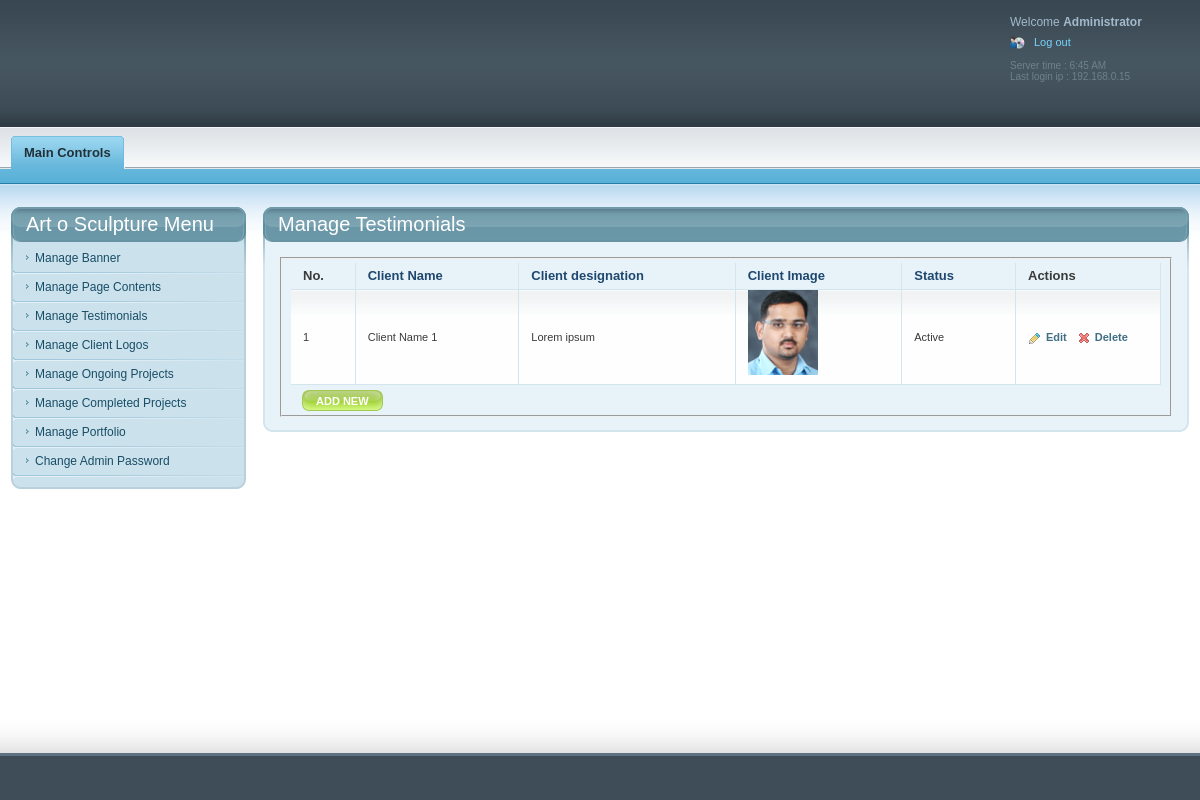
The page /code/admin/manage_testimonial.php (signed in) on the database its author committed.
### tables this page shows
CREATE TABLE `testimonials` (
  `testimonial_id` int(10) NOT NULL AUTO_INCREMENT,
  `client_name` varchar(255) NOT NULL,
  `client_designation` text NOT NULL,
  `testimonial_desc` text NOT NULL,
  `client_thumb` varchar(255) NOT NULL,
  `client_big` varchar(255) NOT NULL,
  `status` enum('Y','N') NOT NULL DEFAULT 'Y',
  PRIMARY KEY (`testimonial_id`)
);

### code/admin/manage_testimonial.php (the view, shortened to what this page needs)
<?php
include("include/header.php");
?>
<div id="page">
	<div class="inner">
   <?php
   if($_REQUEST['flag'] == "edit" || $_REQUEST['flag'] == "add")
   {
   		$show=mysql_fetch_array(mysql_query("select * from `testimonials` where `testimonial_id` = '$_REQUEST[edit_id]'"));
   ?>
        <div class="section">
            <div class="title_wrapper">
                <h2>Manage Testimonials</h2>
                <span class="title_wrapper_left"></span>
                <span class="title_wrapper_right"></span>
            </div>
            <div class="section_content">
                <div class="sct">
                    <div class="sct_left">
                        <div class="sct_right">
                            <div class="sct_left">
                                <div class="sct_right">
                                    <form action="<?php echo $_SERVER['PHP_SELF']; ?>" class="search_form general_form" method="post" enctype="multipart/form-data">
                                    	<input type="hidden" name="testimonial_id" value="<?php echo $show['testimonial_id']; ?>"/>
									<?php
                                    if($_REQUEST['flag'] =="add")
                                    {
                                    ?>
                                        <input type="hidden" name="flag" value="1"/>
                                    <?php
                                    }
                                    else
                                    {
                                    ?>
                                    	<input type="hidden" name="flag" value="2"/>
                                    <?php
                                    }
                                    ?>
                                        <fieldset>
                                            <div class="forms">
                                            	<div class="row">
                                                	<label style="width:120px;">Client Name:</label>
                                                	<div class="inputs">
                                                    	<span class="input_wrapper">
                                                        	<input class="text" name="client_name" type="text" value="<?php echo stripslashes($show['client_name']); ?>" />
                                                        </span>
                                                	</div>
                                            	</div>
                                                <div class="row">
                                                	<label style="width:120px;">Client Designation:</label>
                                                	<div class="inputs">
                                                    	<span class="input_wrapper" style="width:300px;">
                                                        	<input class="text" name="client_designation" type="text" value="<?php echo stripslashes($show['client_designation']); ?>" />
                                                        </span>
                                                	</div>
                                            	</div>
                                                <div class="row">
                                                	<label style="width:130px;">Client Image:</label>
                                                	<div class="inputs">
                                                    	<span class="input_wrapper blank">
                                                        	<img src="<?php echo $show['client_thumb'] ?>" width="70" alt="<?php echo $show['client_name'] ?>">&nbsp;<input class="text" name="banner_image" id="banner_image" type="file"/>
                                                        </span>
                                                	</div>
                                            	</div>
                                              <div class="row" style="margin-bottom:20px; height:300px;">
                                                    <label style="width:120px;">News Description:</label>
                                                  <div class="inputs"><span class="input_wrapper textarea_wrapper blank">
                                                    <textarea class="text" name="testimonial_desc" id="ajaxfilemanager" ><?php echo stripslashes($show['testimonial_desc']); ?></textarea>
                                                  </span></div>
                                              </div>
  												<div class="row">
                                                	<label style="width:120px;">Status:</label>
                                                	<div class="inputs">
                                                    	<span class="input_wrapper_blank">
                                                        	<input name="status" type="radio" value="Y"
															<?php if($_REQUEST['flag'] == "edit")
																	{
																		if($show['status'] == "Y")
																		{
																			echo "checked";
																		}
																	}
																	if($_REQUEST['flag'] == "add")
																	{
																		echo "checked";
																	}
															   ?> />&nbsp;Yes&nbsp;&nbsp;
                                                            <input name="status" type="radio" value="N"
															<?php if($show['status'] == "N")
															{
																echo "checked";
															}
																?> />&nbsp;No
                                                        </span>
                                                	</div>
                                            	</div>
                                            	<div class="row">
                                                <div class="buttons">
                                                    <ul style="list-style-type:none;">
                                                        <li><span class="button send_form_btn"><span><span><?php if($_REQUEST['flag'] == "add"){ ?>SAVE<?php }
														if($_REQUEST['flag'] == "edit")
														{ ?>UPDATE<?php } ?></span></span>
                                                        <input name="" type="submit" /></span></li>
                                                        <li><span class="button cancel_btn"><span><span>CANCEL</span></span>
                                                        <input name="" type="button" onclick="location.href='manage_testimonial.php'" /></span></li>
                                                    </ul>
                                                </div>
                                            </div>
                                           </div>
                                        </fieldset>
                                    </form>
                                </div>
                            </div>
                        </div>
                    </div>
                </div>
                <span class="scb"><span class="scb_left"></span><span class="scb_right"></span></span>
            </div>
		</div>
  <?php
  	}
	else
	{
		$sql=mysql_query("select * from `testimonials` order by `testimonial_id`");
  ?>
     	<div class="section">
    		<div class="title_wrapper">
        		<h2>Manage Testimonials</h2>
       			<span class="title_wrapper_left"></span>
        		<span class="title_wrapper_right"></span>
    		</div>
			<div class="section_content">
                <div class="sct">
                    <div class="sct_left">
                        <div class="sct_right">
                            <div class="sct_left">
                                <div class="sct_right">
                                    <form action="#">
                                    <fieldset>
                                    <div class="table_wrapper">
                                        <div class="table_wrapper_inner">
                                        <table cellpadding="0" cellspacing="0" width="100%">
                                            <tbody>
                                            <tr>
                                                <th>No.</th>
                                                <th><a href="#">Client Name</a></th>
                                                <th><a href="#">Client designation</a></th>
                                                <th><a href="#">Client Image</a></th>
                                                <th><a href="#">Status</a></th>
                                                <th style="width: 96px;">Actions</th>
                                            </tr>
										<?php
                                        $i=1;
                                        while($show=mysql_fetch_array($sql))
                                        {
                                        ?>
                                            <tr class="first">
                                                <td><?php echo $i; ?></td>
                                                <td><?php echo $show['client_name']; ?></td>
                                                <td><?php echo $show['client_designation']; ?></td>
                                                <td><img src="<?php echo $show['client_thumb']; ?>" width="70" alt="<?php echo $show['client_name']; ?>"/></td>
                                                <td><?php if($show['status'] == "Y"){echo "Active";}else{echo "Inactive";} ?></td>
                                                <td style="width: 96px;">
                                                    <div class="actions_menu">
                                                        <ul>
                                                            <li><a class="edit" href="manage_testimonial.php?flag=edit&edit_id=<?php echo $show['testimonial_id']; ?>">Edit</a></li>
                                                            <li><a class="delete" href="manage_testimonial.php?flag=delete&del_id=<?php echo $show['testimonial_id']; ?>">Delete</a></li>
                                                        </ul>
                                                    </div>
                                                </td>
                                            </tr>
										<?php
                                        $i++;
                                        }
                                        ?>
                                        </tbody></table>
                                        </div>
                                    </div>
                                    <div class="table_menu">
                                       <ul class="left">
                                           <li><a href="manage_testimonial.php?flag=add" class="button add_new"><span><span>ADD NEW</span></span></a></li>
                                        </ul>
                                    </div>
                                    </fieldset>
                                    </form>
                                </div>
                            </div>
                        </div>
                    </div>
                </div>
				<span class="scb"><span class="scb_left"></span><span class="scb_right"></span></span>
			</div>
        </div>
  <?php
	}
  ?>
    </div>
</div>
<?php
	include("include/left_sidebar.php");
	include("include/footer.php");
	?>

### code/admin/css/general.css (style rules this page uses)
html, body { margin: 0; padding: 0; height: 100%; }
body { font-family: Arial; font-size: 12px; color: #3a3a3a; }
a:link, a:visited, a:active { color: #6b98a8; text-decoration: none; }
#page { float: right; margin-left: -263px; width: 100%; }
#page .inner { margin-left: 263px; padding: 0 11px 0 0; }
.title_wrapper_left { display: block; width: 10px; height: 35px; overflow: hidden; background:url(layout/site/title_wrapper_left.png); position: absolute; top: 0; left: -10px; }
.title_wrapper_right { display: block; width: 10px; height: 35px; overflow: hidden; background:url(layout/site/title_wrapper_right.png); position: absolute; top: 0; right: -10px; }
.title_wrapper { background:#6997a7 url(layout/site/title_wrapper_middle.png) repeat-x; padding: 0 5px; margin: 0 10px; position: relative; top: 0; left: 0; color: #fff; min-height: 1px; }
.title_wrapper:after { content: "."; display: block; height: 0; clear: both; visibility: hidden; }
.title_wrapper h2 { font-size: 20px; font-weight: normal; line-height: 35px; margin: 0; padding: 0; float: left; white-space: nowrap; }
.section { padding: 0 0 17px; }
.scb { height: 10px; margin: 0 10px; background: #e7f3f8 url(layout/site/scb.png) repeat-x; display: block; position: relative; top: 0; left: 0; min-height: 1px; }
.scb_left { width: 10px; height: 10px; display: block; overflow: hidden; background:url(layout/site/scb_left.png); position: absolute; top: 0; left: -10px; }
.scb_right { width: 10px; height: 10px; display: block; overflow: hidden; background:url(layout/site/scb_right.png); position: absolute; top: 0; right: -10px; }
.sct { background: #e7f3f8; }
.sct_left { background: url(layout/site/sct_left_right.gif) repeat-y; }
.sct_right { background: url(layout/site/sct_left_right.gif) repeat-y right top; }
.sct_left .sct_left { background:url(layout/site/sct_left.gif) no-repeat; }
.sct_left .sct_left .sct_right { background:url(layout/site/sct_right.gif) no-repeat right top; min-height: 30px; padding: 15px 15px 5px; }

### code/admin/css/dashboard.css (style rules this page uses)
.table_wrapper { width: 100%; margin: 0 auto; font-size: 11px; }
.table_wrapper td, .table_wrapper th { border: solid #d3e5ed; border-width: 0 1px 1px 0; }
.table_wrapper th { font-weight: bold; font-size: 13px; }
.table_wrapper th a:link, .table_wrapper th a:visited, .table_wrapper th a:hover, .table_wrapper th a:active { color: #1f476f; display: block; display: inline-block; background-repeat: no-repeat; background-position: right center; padding: 0 16px 0 0; }
.table_wrapper td , .table_wrapper th { text-align: left; padding: 0 12px; line-height: 26px; }
.table_wrapper td { background: #fefefe url(layout/site/tables/td_bg1.gif) repeat-x; }
.table_menu { width: 100%; overflow: hidden; padding: 5px 0 0; margin: 0 0 -3px; position: relative; top: 0; left: 0; z-index: 1; }
.table_menu ul { margin: 0; padding: 0; }
.table_menu .left { float: left; padding: 0 0 0 11px; }
.table_menu li { float: left; margin: 0; padding: 0 6px 0 0; list-style: none; }

### code/admin/css/tables.css (style rules this page uses)
.actions_menu a:link, .actions_menu a:visited, .actions_menu a:hover, .actions_menu a:active { display: block; padding: 0 0 0 18px; font-weight: bold; font-size: 11px; color: #406f85; background-repeat: no-repeat; background-position: left center; }
.actions_menu { overflow: hidden; width: 120px; }
.actions_menu ul { margin: 0; padding: 0; float: left; width: 200px; }
.actions_menu li { margin: 0; padding: 0 10px 0 0; list-style: none; float: left; }
.edit { background-image:url(layout/site/tables/edit_action.gif); }
.delete { background-image:url(layout/site/tables/action4.gif); }

### code/admin/css/forms.css (style rules this page uses)
.button { display: block; color: #fff; background:url(layout/submit_middle.gif) repeat-x; font-size: 11px; overflow: hidden; position: relative; top: 0; left: 0; float: left; font-weight: bold; text-decoration: none; }
a.button:link, a.button:visited, a.button:active { cursor: pointer; color: #fff; text-decoration: none; }
.button span { background:url(layout/submit_left.gif) no-repeat; display: block; float: left; white-space: nowrap; }
.button span span { background:url(layout/submit_right.gif) no-repeat right 0; display: block; padding: 0 14px; height: 21px; line-height: 22px; }
a.add_new { background-image:url(layout/site/tables/add_new_middle.gif); background-color: #a8d741; }
a.add_new span { background-image:url(layout/site/tables/add_new_left.gif); }
a.add_new span span { background-image:url(layout/site/tables/add_new_right.gif); }

### rows shown on the page
testimonials: client_name "Client Name 1", client_designation "Lorem ipsum", client_thumb (picture), status "Active"
